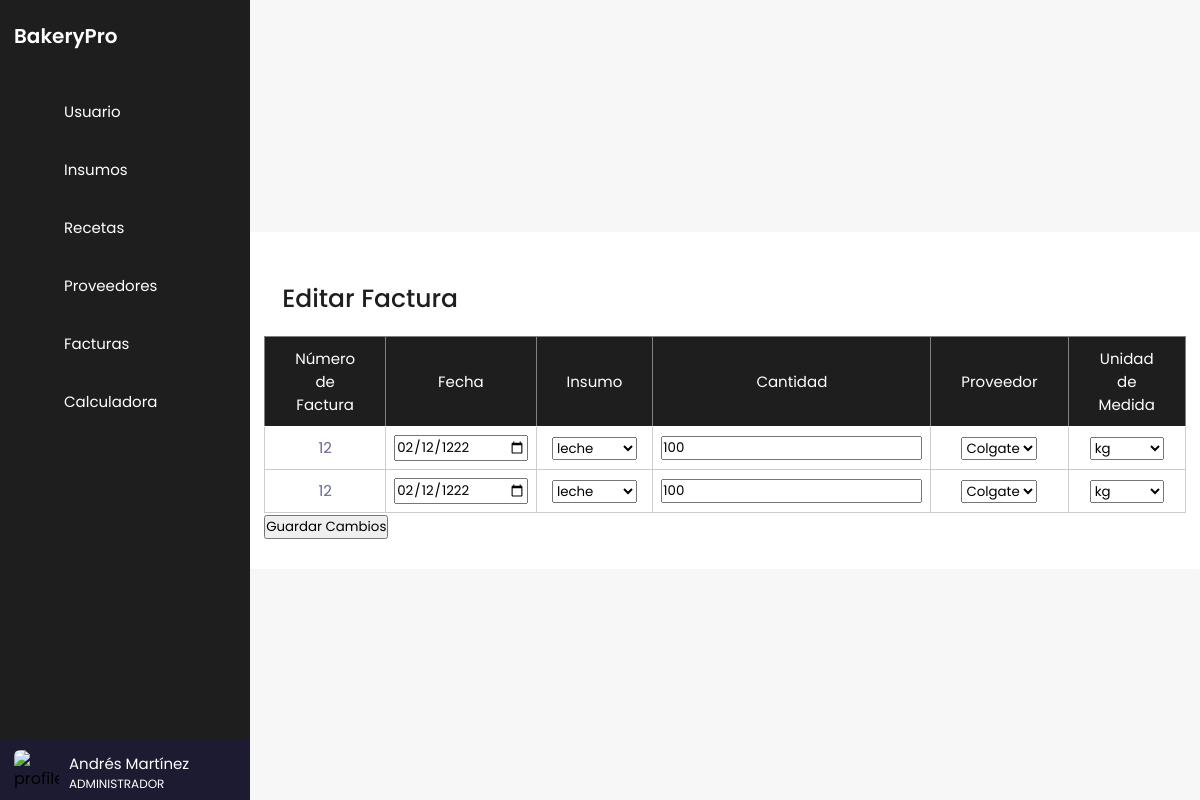
The app's page /controlador/Facturas/editar.php?NumeroFactura=12 (signed in) with its own data.
### tables this page shows
CREATE TABLE `tblusuario` (
  `IdUsuario` int(3) NOT NULL,
  `Nombres` varchar(20) NOT NULL,
  `Apellidos` varchar(20) NOT NULL,
  `IdRol` int(3) NOT NULL,
  `Cedula` decimal(10,0) NOT NULL,
  `Telefono` varchar(20) NOT NULL,
  `Password` varchar(10) NOT NULL
);

CREATE TABLE `tblroles` (
  `IdRol` int(3) NOT NULL,
  `Rol` varchar(20) NOT NULL
);

CREATE TABLE `tblfactura` (
  `IdFactura` int(3) NOT NULL,
  `CantidadInsumo` decimal(5,0) NOT NULL,
  `NumeroFactura` varchar(20) NOT NULL,
  `Fecha` date NOT NULL,
  `idInsumo` int(3) NOT NULL,
  `IdProveedor` int(3) NOT NULL,
  `IdUnidadMedida` int(3) NOT NULL
);

CREATE TABLE `tblinsumos` (
  `IdInsumo` int(3) NOT NULL,
  `NombreInsumo` varchar(30) NOT NULL,
  `Stock` decimal(5,0) NOT NULL,
  `IdUnidadMedida` int(3) NOT NULL,
  `IdCategoria` int(3) NOT NULL
);

CREATE TABLE `tblproveedores` (
  `IdProveedores` int(3) NOT NULL,
  `NIT` decimal(15,0) NOT NULL,
  `RazonSocial` varchar(20) NOT NULL,
  `Contacto` varchar(40) NOT NULL,
  `Telefono` decimal(10,0) NOT NULL,
  `Correo` varchar(20) NOT NULL,
  `Direccion` varchar(40) NOT NULL
);

CREATE TABLE `tblunidadesmedidas` (
  `IdUnidadMedida` int(3) NOT NULL,
  `medida` varchar(20) NOT NULL
);

### controlador/Facturas/editar.php (the view, shortened to what this page needs)
<?php
    $servername = "localhost";
    $username = "root";
    $password = "";
    $dbname = "bakerypro";
    $conexion = mysqli_connect($servername, $username, $password, $dbname);
    $cedula = $_SESSION['cedula'];
    $sql = "SELECT Nombres, Apellidos, Rol FROM tblusuario INNER JOIN tblroles ON tblusuario.IdRol = tblroles.IdRol WHERE Cedula = $cedula";
    $resultado = mysqli_query($conexion, $sql);
    if (mysqli_num_rows($resultado) > 0) {
        $fila = mysqli_fetch_assoc($resultado);
        $nombre = $fila["Nombres"] . " " . $fila["Apellidos"];
        $rol = $fila["Rol"];
    } else {
        $nombre = "Nombre de usuario";
        $rol = "Rol de usuario";
    }
?>
<!DOCTYPE html>
<html lang="en">
<head>
    <link rel="stylesheet" href="https://cdnjs.cloudflare.com/ajax/libs/font-awesome/5.15.4/css/all.min.css">
    <link rel="stylesheet" href="../../vista/style/styles.css">
</head>
<body>
<div class="sidebar open">
        <div class="logo-details">
            <a href="../../dashboard.php" class="logo_link">
                <span class="logo_name">BakeryPro</span>
            </a>
            <i class='bx bx-menu' id="btn" ></i>
        </div>
        <ul class="nav-list">
            <li>
                <a href="../../vista/html/usuarios.php">
                    <i class='bx bx-user' ></i>
                    <span class="links_name">Usuario</span>
                </a>
            </li>
            <li>
                <a href="../../vista/html/insumos.php">
                    <i class='bx bx-cart-alt' ></i>
                    <span class="links_name">Insumos</span>
                </a>
            </li>
            <li>
                <a href="../../vista/html/recetas.php">
                    <i class='bx bx-folder' ></i>
                    <span class="links_name">Recetas</span>
                </a>
            </li>
            <li>
                <a href="../../vista/html/proveedores.php">
                    <i class='bx bx-pie-chart-alt-2' ></i>
                    <span class="links_name">Proveedores</span>
                </a>
            </li>
            <li>
                <a href="../../vista/html/facturas.php">
                    <i class='bx bx-user' ></i>
                    <span class="links_name">Facturas</span>
                </a>
            </li>
            <li>
                <a href="../../vista/html/calculadora.php">
                    <i class='bx bx-user' ></i>
                    <span class="links_name">Calculadora</span>
                </a>
            </li>
            <li class="profile">
                <div class="profile-details">
                    <img src="profile.jpg" alt="profileImg">
                    <div class="name_job">
                        <div class="name"><?php echo $nombre; ?></div>
                        <div class="job"><?php echo $rol; ?></div>
                    </div>
                </div>
                <a href="../login/logout.php" id="log_out">
                    <i class='bx bx-log-out'></i>
                </a>
            </li>
        </ul>
    </div>
    <section class="home-section">
        <div class="container">
            <h2 class="titleContainer">Editar Factura</h2>
            <?php
                if(isset($_GET['NumeroFactura'])) {
                    $numeroFactura = $_GET['NumeroFactura'];
                    include '../../modelo/conexion.php';
                    $sql = "SELECT f.IdFactura, f.CantidadInsumo, f.NumeroFactura, f.Fecha,
                                   i.NombreInsumo, p.RazonSocial, u.medida, f.IdInsumo, f.IdProveedor, f.IdUnidadMedida
                            FROM tblfactura f
                            INNER JOIN tblinsumos i ON f.IdInsumo = i.IdInsumo
                            INNER JOIN tblproveedores p ON f.IdProveedor = p.IdProveedores
                            INNER JOIN tblunidadesmedidas u ON f.IdUnidadMedida = u.IdUnidadMedida
                            WHERE f.NumeroFactura = '$numeroFactura'";
                    $resultado = $conexion->query($sql);
                    if ($resultado->num_rows > 0) {
                        echo "<form action='actualizar.php' method='POST'>";
                        echo "<table border='1'>";
                        echo "<tr><th>Número de Factura</th><th>Fecha</th><th>Insumo</th><th>Cantidad</th><th>Proveedor</th><th>Unidad de Medida</th></tr>";
                        while ($fila = $resultado->fetch_assoc()) {
                            echo "<tr>";
                            echo "<td>".$fila['NumeroFactura']."</td>";
                            echo "<td><input type='date' name='fecha' value='".$fila['Fecha']."'></td>";
                            echo "<td>";
                            echo "<select name='insumo'>";
                            echo "<option value='".$fila['IdInsumo']."'>".$fila['NombreInsumo']."</option>";
                            echo "</select>";
                            echo "</td>";
                            echo "<td><input type='text' name='cantidad' value='".$fila['CantidadInsumo']."'></td>";
                            echo "<td>";
                            echo "<select name='proveedor'>";
                            echo "<option value='".$fila['IdProveedor']."'>".$fila['RazonSocial']."</option>";
                            echo "</select>";
                            echo "</td>";
                            echo "<td>";
                            echo "<select name='unidad'>";
                            echo "<option value='".$fila['IdUnidadMedida']."'>".$fila['medida']."</option>";
                            echo "</select>";
                            echo "</td>";
                            echo "</tr>";
                        }
                        echo "</table>";
                        echo "<input type='submit' value='Guardar Cambios'>";
                        echo "</form>";
                    } else {
                        echo "No se encontró la factura especificada.";
                    }
                } else {
                    echo "No se proporcionó un número de factura para editar.";
                }
            ?>
        </div>
    </section>
</body>
</html>

### vista/style/styles.css (style rules this page uses)
:root { --orange: #d4894c; --white_trasnparent: #232830; --very-light-pink: #C7C7C7; --text-input-field: #F7F7F7; --hospital-green: #bd1515; --sm: 14px; --md: 16px; --lg: 18px; --yellow: #ffa500; --black: #201e1c; --white: #ffffff; --official-black:#1e1e1e; --official-red:#ffa500; --background-white:#f7f7f7; --card-white:#ffffff; }
* { margin: 0; padding: 0; box-sizing: border-box; font-family: "Poppins" , sans-serif; }
.sidebar { position: fixed; left: 0; top: 0; height: 100%; width: 78px; background: var(--official-black); padding: 6px 14px; z-index: 99; transition: all 0.5s ease; }
.sidebar.open { width: 250px; }
.sidebar .logo-details { height: 60px; display: flex; align-items: center; position: relative; }
.sidebar .logo-details .logo_name { color: #fff; font-size: 20px; font-weight: 600; opacity: 0; transition: all 0.5s ease; }
.sidebar.open .logo-details .icon, .sidebar.open .logo-details .logo_name { opacity: 1; }
.sidebar .logo-details #btn { position: absolute; top: 50%; right: 0; transform: translateY(-50%); font-size: 22px; transition: all 0.4s ease; font-size: 23px; text-align: center; cursor: pointer; transition: all 0.5s ease; }
.sidebar.open .logo-details #btn { text-align: right; }
.sidebar i { color: var(--official-red); height: 60px; min-width: 50px; font-size: 28px; text-align: center; line-height: 60px; }
.sidebar .nav-list { margin-top: 20px; height: 100%; }
.sidebar li { position: relative; margin: 8px 0; list-style: none; }
.sidebar li a { display: flex; height: 100%; width: 100%; border-radius: 12px; align-items: center; text-decoration: none; transition: all 0.4s ease; }
.sidebar li a .links_name { color: #fff; font-size: 15px; font-weight: 400; white-space: nowrap; opacity: 0; pointer-events: none; transition: 0.4s; }
.sidebar.open li a .links_name { opacity: 1; pointer-events: auto; }
.sidebar li i { height: 50px; line-height: 50px; font-size: 18px; border-radius: 12px; }
.sidebar li.profile { position: fixed; height: 60px; width: 78px; left: 0; bottom: -8px; padding: 10px 14px; background: #1d1b31; transition: all 0.5s ease; overflow: hidden; }
.sidebar.open li.profile { width: 250px; }
.sidebar li .profile-details { display: flex; align-items: center; flex-wrap: nowrap; }
.sidebar li img { height: 45px; width: 45px; object-fit: cover; border-radius: 6px; margin-right: 10px; }
.sidebar li.profile .name, .sidebar li.profile .job { font-size: 15px; font-weight: 400; color: #fff; white-space: nowrap; }
.sidebar li.profile .job { font-size: 12px; }
.sidebar .profile #log_out { position: absolute; top: 50%; right: 0; transform: translateY(-50%); background: #1d1b31; width: 100%; height: 60px; line-height: 60px; border-radius: 0px; transition: all 0.5s ease; }
.sidebar.open .profile #log_out { width: 50px; background: none; }
.logo_link { text-decoration: none; }
.home-section { position: relative; background: var(--background-white); min-height: 100vh; display: flex; top: 0; left: 78px; width: calc(100% - 78px); transition: all 0.5s ease; z-index: 2; justify-content: center; align-items: center; }
.sidebar.open ~ .home-section { left: 250px; width: calc(100% - 250px); }
.titleContainer { color: var(--official-black); font-size: 25px; font-weight: 500; margin: 18px }
.container { height: auto; background: var(--card-white); padding: 30px; border-radius: 20px; }
table { font-size: 15px; width: 100%; text-align: center; border-collapse: collapse; }
th { font-size: 15px; font-weight: normal; padding: 8px; background: var(--official-black); border-bottom: 1px solid #fff; color: #fff; padding: 10px 30px; }
td { padding: 8px; background: #ffffff7d; border: 1px solid #cdcdcd; color: #669; border-top: 1px solid transparent; }
a { text-decoration: none; color: black; }

### records on screen
tblusuario: nombre "Andrés Martínez", IdRol.Rol "ADMINISTRADOR"
tblfactura: NumeroFactura "12", fecha "02/12/1222", insumo "leche", cantidad "100", proveedor "Colgate", unidad "kg"
tblfactura: NumeroFactura "12", fecha "02/12/1222", insumo "leche", cantidad "100", proveedor "Colgate", unidad "kg"
